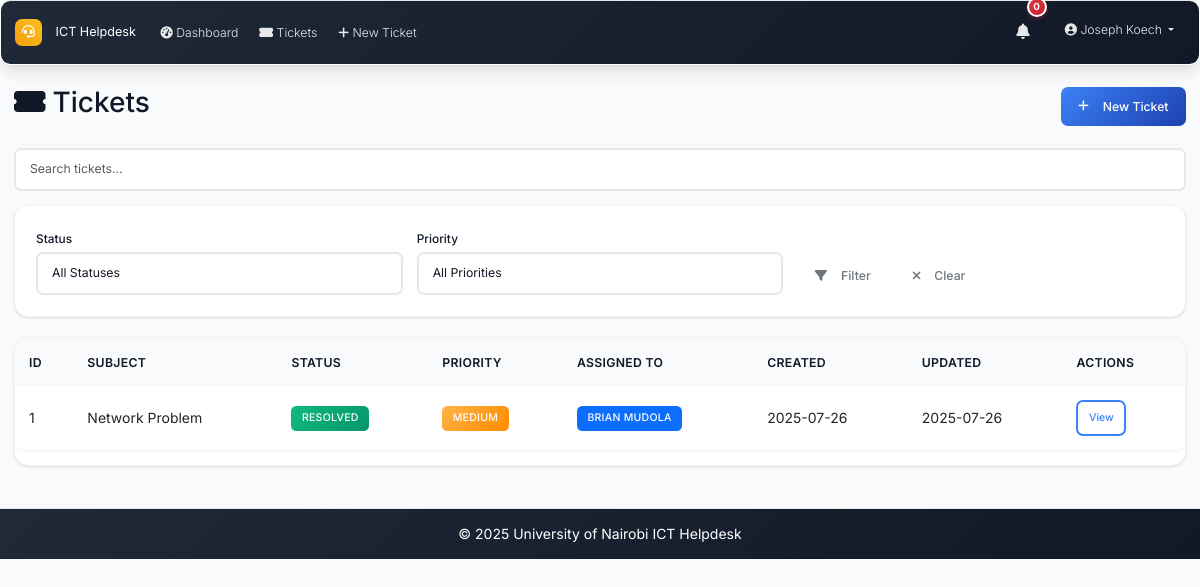
Before: /tickets (signed in) with the older database file.
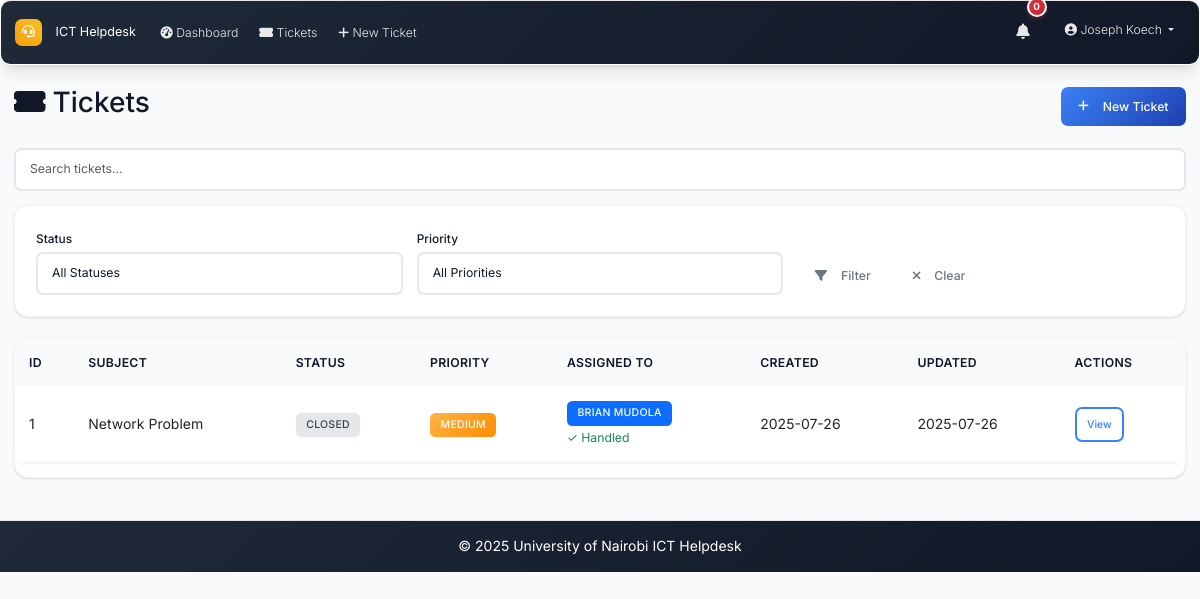
After: the same page with the newer database file.
### models.py (models this page shows, shortened)
class User(UserMixin, db.Model):
    id = db.Column(db.Integer, primary_key=True)
    username = db.Column(db.String(64), unique=True, nullable=False)
    email = db.Column(db.String(120), unique=True, nullable=False)
    password_hash = db.Column(db.String(256), nullable=False)
    full_name = db.Column(db.String(100), nullable=False)
    role = db.Column(db.String(20), nullable=False, default='user')  # admin, intern, user
    created_at = db.Column(db.DateTime, default=datetime.utcnow)
    is_active = db.Column(db.Boolean, default=True)
    is_verified = db.Column(db.Boolean, default=False)
    verification_token = db.Column(db.String(128), nullable=True)
    phone_number = db.Column(db.String(20), nullable=True)
    is_approved = db.Column(db.Boolean, default=False)
    approved_by_id = db.Column(db.Integer, db.ForeignKey('user.id'), nullable=True)
    approved_at = db.Column(db.DateTime, nullable=True)
    tickets_created = db.relationship('Ticket', foreign_keys='Ticket.created_by_id', backref='creator', lazy='dynamic')
    assigned_tickets = db.relationship('Ticket', secondary='ticket_assignees', back_populates='assignees', lazy='selectin')
    comments = db.relationship('Comment', backref='author', lazy='dynamic')

class Ticket(db.Model):
    id = db.Column(db.Integer, primary_key=True)
    location = db.Column(db.String(200), nullable=False)
    description = db.Column(Text, nullable=False)
    status = db.Column(db.String(20), nullable=False, default='open')  # open, in_progress, resolved, closed
    priority = db.Column(db.String(20), nullable=False, default='medium')  # low, medium, high, urgent
    created_at = db.Column(db.DateTime, default=datetime.utcnow)
    updated_at = db.Column(db.DateTime, default=datetime.utcnow, onupdate=datetime.utcnow)
    closed_at = db.Column(db.DateTime)
    closed_by_id = db.Column(db.Integer, db.ForeignKey('user.id'), nullable=True)
    due_date = db.Column(db.DateTime, nullable=True)
    created_by_id = db.Column(db.Integer, db.ForeignKey('user.id'), nullable=True)
    category_id = db.Column(db.Integer, db.ForeignKey('category.id'))
    comments = db.relationship('Comment', backref='ticket', lazy='dynamic', cascade='all, delete-orphan')
    attachments = db.relationship('Attachment', backref='ticket', lazy='dynamic', cascade='all, delete-orphan')
    assignees = db.relationship('User', secondary=ticket_assignees, back_populates='assigned_tickets', lazy='selectin')
    closed_by = db.relationship('User', foreign_keys=[closed_by_id], backref='closed_tickets')

### routes.py (the view)
@app.route('/tickets')
@login_required
def tickets_list():
    page = request.args.get('page', 1, type=int)
    status_filter = request.args.get('status', '')
    priority_filter = request.args.get('priority', '')
    query = Ticket.query
    if current_user.role == 'user':
        query = query.filter_by(created_by_id=current_user.id)
    elif current_user.role == 'intern':
        if status_filter == 'assigned':
            query = query.filter(Ticket.assignees.any(id=current_user.id))
            status_filter = ''  # Clear status filter since we're showing all assigned tickets
        else:
            query = query.filter(Ticket.assignees.any(id=current_user.id))
    if status_filter:
        query = query.filter_by(status=status_filter)
    if priority_filter:
        query = query.filter_by(priority=priority_filter)
    tickets = query.order_by(desc(Ticket.created_at)).paginate(
        page=page, per_page=10, error_out=False
    )
    return render_template('tickets_list.html', tickets=tickets, status_filter=status_filter, priority_filter=priority_filter)

### app.py (called while the page is built)
@login_manager.user_loader
def load_user(user_id):
    from models import User
    return User.query.get(int(user_id))

@app.context_processor
def inject_now():
    return {'now': datetime.utcnow}

### routes.py (called while the page is built)
@app.context_processor
def inject_datetime():
    return dict(datetime=datetime)

### templates/tickets_list.html (shortened to what this page needs)
{% extends "base.html" %}
{% block content %}
<div class="d-flex justify-content-between align-items-center mb-4">
    <h2><i class="fas fa-ticket-alt me-2"></i>Tickets</h2>
    <a href="{{ url_for('new_ticket') }}" class="btn btn-primary">
        <i class="fas fa-plus me-2"></i>New Ticket
    </a>
</div>
<div class="mb-3">
    <input type="text" id="ticket-search" class="form-control" placeholder="Search tickets...">
</div>
<div class="card mb-4">
    <div class="card-body">
        <form method="GET" class="row g-3">
            <div class="col-md-4">
                <label class="form-label">Status</label>
                <select name="status" class="form-control">
                    <option value="">All Statuses</option>
                </select>
            </div>
            <div class="col-md-4">
                <label class="form-label">Priority</label>
                <select name="priority" class="form-control">
                    <option value="">All Priorities</option>
                </select>
            </div>
            <div class="col-md-4 d-flex align-items-end">
                <button type="submit" class="btn btn-outline-secondary me-2">
                    <i class="fas fa-filter me-2"></i>Filter
                </button>
                <a href="{{ url_for('tickets_list') }}" class="btn btn-outline-secondary">
                    <i class="fas fa-times me-2"></i>Clear
                </a>
            </div>
        </form>
    </div>
</div>
<div class="card">
    <div class="table-responsive">
        <table class="table" id="tickets-table">
            <thead>
                <tr>
                    <th>ID</th>
                    <th>Subject</th>
                    <th>Status</th>
                    <th>Priority</th>
                    <th>Assigned To</th>
                    <th>Created</th>
                    <th>Updated</th>
                    <th>Actions</th>
                </tr>
            </thead>
            <tbody>
                {% for ticket in tickets.items %}
                <tr>
                    <td>{{ ticket.id }}</td>
                    <td>{{ ticket.title or ticket.description[:40] }}</td>
                    <td><span class="badge badge-status-{{ ticket.status|replace(' ', '_') }}">{{ ticket.status.title() }}</span></td>
                    <td><span class="badge priority-{{ ticket.priority }}">{{ ticket.priority.title() }}</span></td>
                    <td>
                        {% if ticket.assignees %}
                            {% for user in ticket.assignees %}
                                <span class="badge bg-primary">{{ user.full_name }}</span>{% if not loop.last %} {% endif %}
                            {% endfor %}
                            {% if ticket.status == 'closed' %}
                                <br><small class="text-success">✓ Handled</small>
                            {% endif %}
                        {% else %}
                            <span class="text-muted">Unassigned</span>
                        {% endif %}
                    </td>
                    <td>{{ ticket.created_at.strftime('%Y-%m-%d') }}</td>
                    <td>{{ ticket.updated_at.strftime('%Y-%m-%d') }}</td>
                    <td>
                        <a href="{{ url_for('ticket_detail', id=ticket.id) }}" class="btn btn-sm btn-outline-primary">View</a>
                    </td>
                </tr>
                {% endfor %}
            </tbody>
        </table>
    </div>
</div>
{% endblock %}

### templates/base.html (shortened to what this page needs)
<!DOCTYPE html>
<html lang="en">
<head>
    <link href="https://cdn.jsdelivr.net/npm/bootstrap@5.3.0/dist/css/bootstrap.min.css" rel="stylesheet">
    <link href="https://cdnjs.cloudflare.com/ajax/libs/font-awesome/6.0.0/css/all.min.css" rel="stylesheet">
    <link href="{{ url_for('static', filename='css/custom.css') }}" rel="stylesheet">
</head>
<body>
    <nav class="navbar navbar-expand-lg navbar-dark footer-sky">
        <div class="container-fluid px-3">
            <a class="navbar-brand" href="{{ url_for('index') }}">
                <i class="fas fa-headset me-2"></i>ICT Helpdesk
            </a>
            <div class="collapse navbar-collapse" id="navbarNav">
                <ul class="navbar-nav me-auto mb-2 mb-lg-0">
                    {% if current_user.is_authenticated %}
                    <li class="nav-item">
                        <a class="nav-link" href="{{ url_for('dashboard') }}">
                            <i class="fas fa-tachometer-alt me-1"></i>Dashboard
                        </a>
                    </li>
                    <li class="nav-item">
                        <a class="nav-link" href="{{ url_for('tickets_list') }}">
                            <i class="fas fa-ticket-alt me-1"></i>Tickets
                        </a>
                    </li>
                    <li class="nav-item">
                        <a class="nav-link" href="{{ url_for('new_ticket') }}">
                            <i class="fas fa-plus me-1"></i>New Ticket
                        </a>
                    </li>
                    {% endif %}
                </ul>
                <ul class="navbar-nav ms-auto mb-2 mb-lg-0">
                    {% if current_user.is_authenticated %}
                    <li class="nav-item dropdown me-3">
                        <a class="nav-link position-relative" href="#" id="notificationsDropdown" role="button"
                           data-bs-toggle="dropdown" aria-expanded="false">
                            <i class="fas fa-bell"></i>
                            <span id="notification-badge" class="position-absolute top-0 start-100 translate-middle badge rounded-pill bg-danger" style="display: none;">
                                0
                            </span>
                        </a>
                    </li>
                    <li class="nav-item dropdown">
                        <a class="nav-link dropdown-toggle" href="#" id="navbarDropdown" role="button" data-bs-toggle="dropdown" aria-expanded="false">
                            <i class="fas fa-user-circle me-1"></i>{{ current_user.full_name }}
                        </a>
                    </li>
                    {% endif %}
                </ul>
            </div>
        </div>
    </nav>
    <main class="container-fluid my-4 px-3">
        {% block content %}{% endblock %}
    </main>
    <footer class="footer-sky py-3 mt-5">
        <div class="container text-center">
            <span>&copy; {{ datetime.utcnow().year }} University of Nairobi ICT Helpdesk</span>
        </div>
    </footer>
</body>
</html>

Changed rows visible on the page:
changed Ticket "Network Problem": status "RESOLVED" → "CLOSED"; now shows "✓ Handled"
